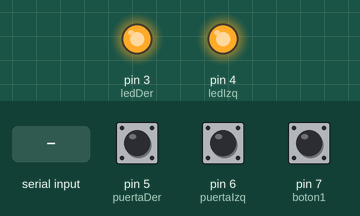
This sketch was run on a simulated Arduino Uno, built with avr-gcc and run on an emulated ATmega328P. Parts: output pins drawn as LEDs (lit = HIGH). The test bench sets the inputs (shaded band); at power-on: pin 7 (boton1) HIGH, pin 5 (puertaDer) HIGH, pin 6 (puertaIzq) HIGH. What the sketch prints to the serial monitor is not drawn.

Above: at 5.2 s.
5.3 s: pin 7 (boton1) pulled LOW for 0.15 s
At 7.4 s:
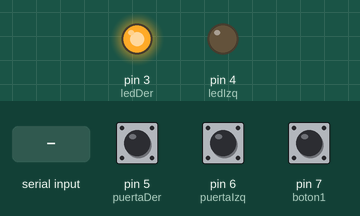
8.4 s: "1" received over Serial
At 10.4 s:
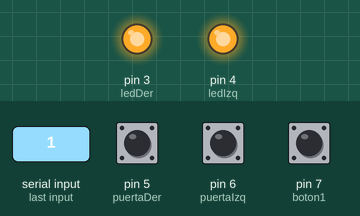
11.4 s: pin 5 (puertaDer) pulled LOW for 0.15 s
At 11.57 s:
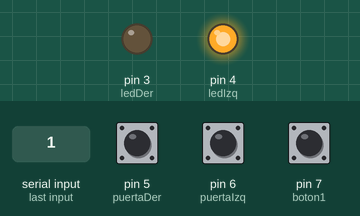
13.1 s: pin 5 (puertaDer) pulled LOW for 3.2 s
At 17.1 s:
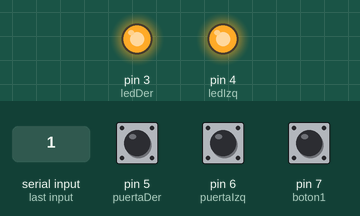
17.9 s: pin 6 (puertaIzq) pulled LOW for 3.2 s
At 18.3 s:
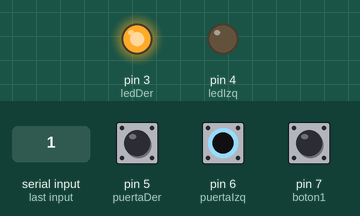
Timing chart, 0 to 22.7 s (numbered marks = the images above; inputs shaded):
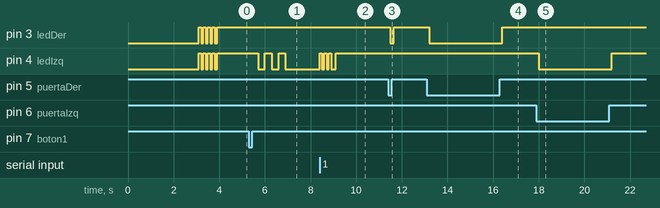

The sketch:

Alarm.ino
```cpp
int puertaIzq = 6;
int puertaDer = 5;
int ledIzq = 4;
int ledDer = 3;

int boton1 = 7;
bool enableLeds = true;
bool lastState=false;

void setup() {

  delay(3000);
  pinMode(puertaIzq, INPUT_PULLUP);
  pinMode(puertaDer, INPUT_PULLUP);
  pinMode(boton1, INPUT_PULLUP);
  pinMode(ledIzq, OUTPUT);
  pinMode(ledDer, OUTPUT);
  Serial.begin(9600);
  Serial.write('z');

  for (int i = 0; i < 5; i++) {
    digitalWrite(ledIzq, LOW);
    digitalWrite(ledDer, LOW);
    delay(100);
    digitalWrite(ledIzq, HIGH);
    digitalWrite(ledDer, HIGH);
    delay(100);
  }

}

void loop() {

  if (Serial.available() > 0) {
    if(Serial.read()){
    enableLeds = !enableLeds;
    if (enableLeds == false) {
        Serial.write('4');


        for (int i = 0; i < 3; i++) {

          digitalWrite(ledIzq, HIGH);
          delay(300);
          digitalWrite(ledIzq, LOW);
          delay(300);

        }

      }
      else if (enableLeds == true) {
        Serial.write('5');
        for (int i = 0; i < 3; i++) {

          digitalWrite(ledIzq, HIGH);
          delay(100);
          digitalWrite(ledIzq, LOW);
          delay(100);
        }

      }
    }
  }


  if (digitalRead(boton1) == LOW) {
    delay(100);
    if (digitalRead(boton1) == LOW) {
      enableLeds = !enableLeds;
      if (enableLeds == false) {
        Serial.write('4');


        for (int i = 0; i < 3; i++) {

          digitalWrite(ledIzq, HIGH);
          delay(300);
          digitalWrite(ledIzq, LOW);
          delay(300);

        }

      }
      else if (enableLeds == true) {
        Serial.write('5');
        for (int i = 0; i < 3; i++) {

          digitalWrite(ledIzq, HIGH);
          delay(100);
          digitalWrite(ledIzq, LOW);
          delay(100);
        }

      }

    }
  }


  //PUERTA Y LED DERECHA

  if (digitalRead(puertaDer) == LOW && digitalRead(ledDer) == HIGH) {
    delay(100);

    if (digitalRead(puertaDer) == LOW && digitalRead(ledDer) == HIGH) {
      Serial.write('2');
      digitalWrite(ledDer, LOW);


    }
  }
  if (digitalRead(puertaDer) == HIGH && digitalRead(ledDer) == LOW) {
    delay(100);

    if (digitalRead(puertaDer) == HIGH && digitalRead(ledDer) == LOW) {

      Serial.write('3');
      digitalWrite(ledDer, HIGH);


    }
  }

  if (enableLeds == false) {
    digitalWrite(ledIzq, LOW);
  if (digitalRead(puertaIzq) == LOW && lastState == true) {
      delay(100);

      if (digitalRead(puertaIzq) == LOW && lastState == true) {
        Serial.write('0');
        lastState=false;
      }
    }
    if (digitalRead(puertaIzq) == HIGH && lastState == false) {
      delay(100);

      if (digitalRead(puertaIzq) == HIGH && lastState == false) {

        Serial.write('1');
        lastState=true;

      }
    }
  }

  //PUERTA Y LED IZQUIERDA
  if (enableLeds == true) {

    if (digitalRead(puertaIzq) == LOW && digitalRead(ledIzq) == HIGH) {
      delay(100);

      if (digitalRead(puertaIzq) == LOW && digitalRead(ledIzq) == HIGH) {
        Serial.write('0');
        digitalWrite(ledIzq, LOW);
        lastState=false;
      }
    }
    if (digitalRead(puertaIzq) == HIGH && digitalRead(ledIzq) == LOW) {
      delay(100);

      if (digitalRead(puertaIzq) == HIGH && digitalRead(ledIzq) == LOW) {

        Serial.write('1');
        digitalWrite(ledIzq, HIGH);
        lastState=true;
      }
    }
  }

}
```

Measured:
- after the input at 5.3 s, pin 4 (ledIzq): alternates HIGH for 0.30 s and LOW for 0.30 s, 5 changes in all, then stays LOW, starting after 0.40 s
- after the input at 8.4 s, pin 4 (ledIzq): LOW → HIGH at once, then repeats every 0.20 s: LOW 0.10 s, HIGH 0.10 s
- after the input at 11.4 s, pin 3 (ledDer): HIGH → LOW after 0.10 s, → HIGH 0.15 s later
- after the input at 13.1 s, pin 3 (ledDer): HIGH → LOW after 0.10 s, → HIGH 3.2 s later
- after the input at 17.9 s, pin 4 (ledIzq): HIGH → LOW after 0.10 s, → HIGH 3.2 s later
